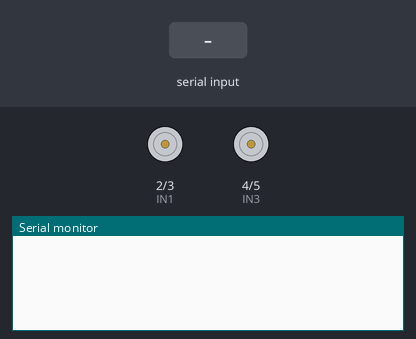
The sketch below on a simulated Arduino Uno, built with avr-gcc and run on an emulated ATmega328P. Shown: motor-driver pin pairs drawn as motors (green arrow = first pin HIGH = forward, orange = second pin HIGH = backward, longer = more drive, scaled by the enable pin), the last lines printed to the serial monitor. The test bench sets the inputs (shaded band).

Above: at 1.2 s.
1.3 s: "w" received over Serial
At 1.8 s:
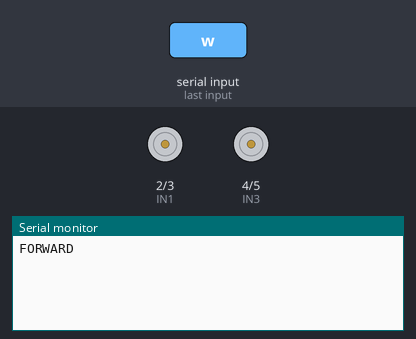
2.8 s: "a" received over Serial
At 4.0 s:
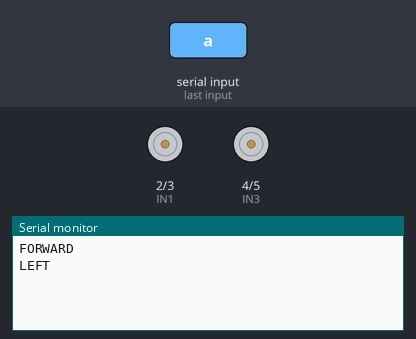
4.3 s: "s" received over Serial
At 5.2 s:
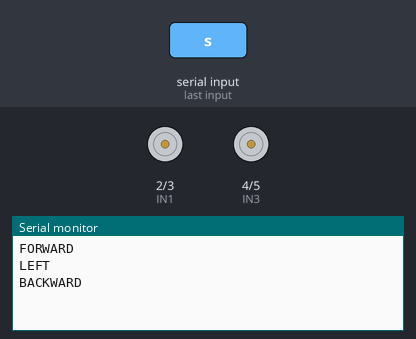
5.8 s: "d" received over Serial
At 6.4 s:
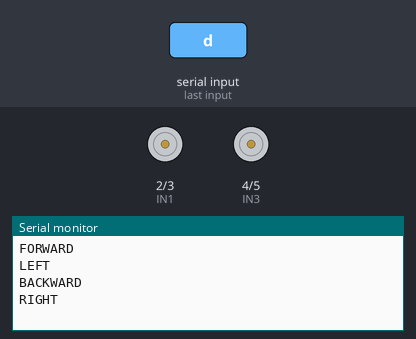

The sketch:

motor_driver_test.ino
```cpp
/*

*/

// Define Pins
const int ENA = 9;
const int IN1 = 2;
const int IN2 = 3;

const int ENB = 10;
const int IN3 = 4;
const int IN4 = 5;

void setup() {
  Serial.begin(9600);

  // Set Inputs and Outputs
  pinMode(ENA, OUTPUT);
  pinMode(IN1, OUTPUT);
  pinMode(IN2, OUTPUT);

  pinMode(ENB, OUTPUT);
  pinMode(IN3, OUTPUT);
  pinMode(IN4, OUTPUT);
}

void loop() {
  while(Serial.available() > 0){
    char direction = Serial.read();

    switch (direction){
      case 'w':
        Serial.println("FORWARD");
        set_direction('f');
        break;
      case 'a':
        Serial.println("LEFT");
        set_direction('l');
        break;
      case 's':
        Serial.println("BACKWARD");
        set_direction('b');
        break;
      case 'd':
        Serial.println("RIGHT");
        set_direction('r');
        break;
      default:
        Serial.println("STOP");
        set_direction('s');
        break;
    }
  }
}

void set_direction(char dir) {
  switch (dir){
    case 'l':
      digitalWrite(IN1, HIGH);
      digitalWrite(IN2, LOW);
      digitalWrite(IN3, LOW);
      digitalWrite(IN4, HIGH);
      break;
    case 'r':
      digitalWrite(IN1, LOW);
      digitalWrite(IN2, HIGH);
      digitalWrite(IN3, HIGH);
      digitalWrite(IN4, LOW);
      break;
    case 'f':
      digitalWrite(IN1, HIGH);
      digitalWrite(IN2, LOW);
      digitalWrite(IN3, HIGH);
      digitalWrite(IN4, LOW);
      break;
    case 'b':
      digitalWrite(IN1, LOW);
      digitalWrite(IN2, HIGH);
      digitalWrite(IN3, LOW);
      digitalWrite(IN4, HIGH);
      break;
    case 's':
      digitalWrite(IN1, LOW);
      digitalWrite(IN2, LOW);
      digitalWrite(IN3, LOW);
      digitalWrite(IN4, LOW);
      break;
    default:
      digitalWrite(IN1, LOW);
      digitalWrite(IN2, LOW);
      digitalWrite(IN3, LOW);
      digitalWrite(IN4, LOW);
      break;
  }
}
```

Measured:
- after the input at 1.3 s, the serial monitor: prints a new line at once (image 1)
- after the input at 2.8 s, the serial monitor: prints a new line at once (image 2)
- after the input at 4.3 s, the serial monitor: prints a new line at once (image 3)
- after the input at 5.8 s, the serial monitor: prints a new line at once (image 4)
